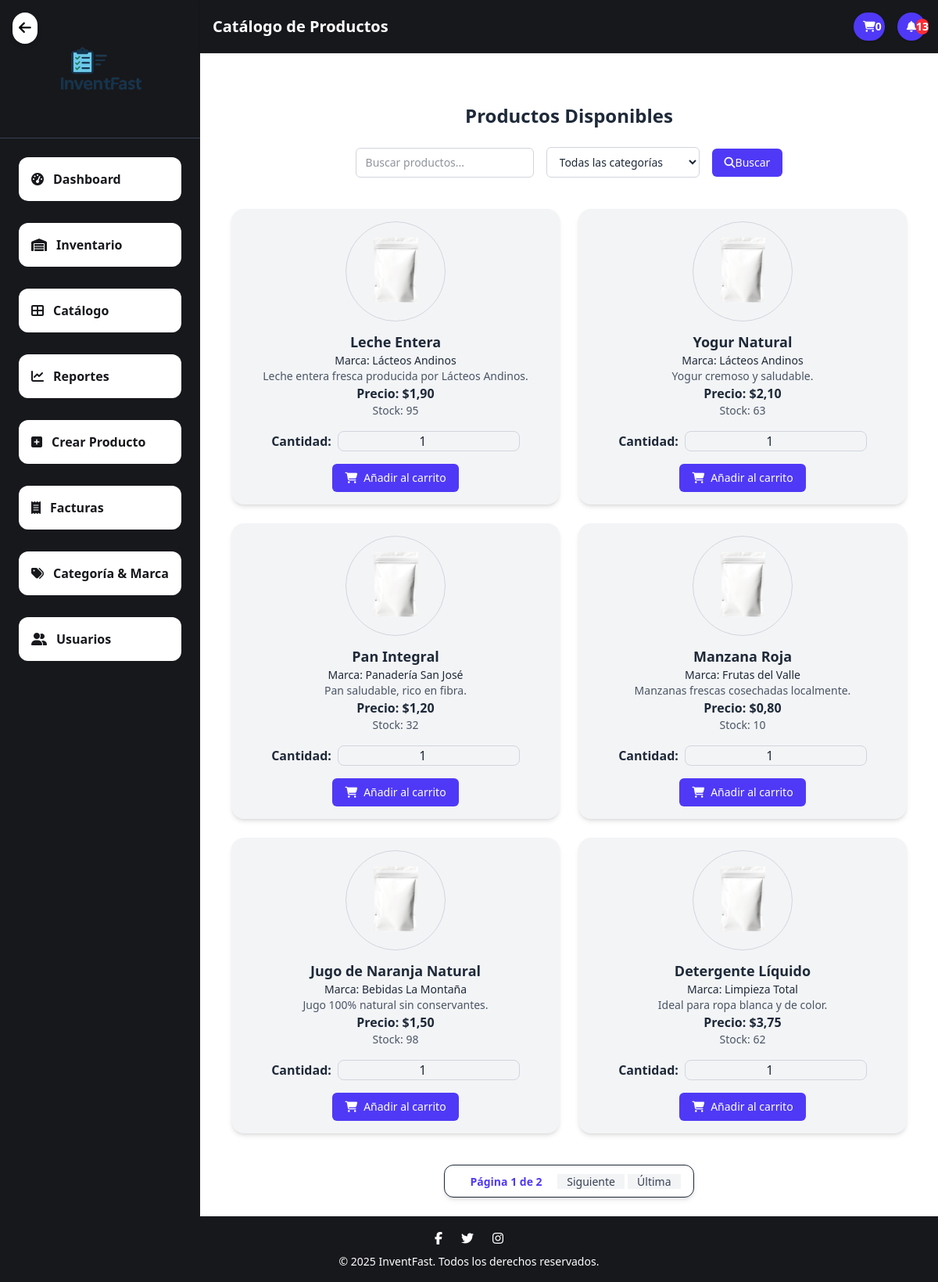
Page /catalog_list/ on the committed database.
### application/core/models.py (models this page shows, shortened)
class Producto(models.Model):
    nombre = models.CharField(max_length=100)
    descripcion = models.TextField(blank=True)
    cantidad = models.PositiveIntegerField(default=0)
    precio = models.DecimalField(max_digits=10, decimal_places=2)
    imagen = models.ImageField(upload_to='productos/',default='product/default.png', blank=True, null=True)
    fecha_ingreso = models.DateField(auto_now_add=True)
    activo = models.BooleanField(default=True)
    categoria = models.ForeignKey(Categoria, on_delete=models.CASCADE, related_name='productos')
    marca = models.ForeignKey(Marca, on_delete=models.CASCADE, null=True, blank=True)
    class Meta:
        unique_together = ('nombre', 'marca')  # <- restricción: nombre + marca únicos

class Marca(models.Model):
    nombre = models.CharField(max_length=100, unique=True)
    activo = models.BooleanField(default=True)

### application/core/views/products.py (the view)
# urls.py: path("catalog_list/", catalogo_view, name="catalog_list"),
def catalogo_view(request):
    query = request.GET.get("q", "").strip()
    categoria_id = request.GET.get("categoria")
    if categoria_id in [None, '', 'None']:
        categoria_id = None
    else:
        categoria_id = int(categoria_id)
    productos_qs = Producto.objects.filter(activo=True)
    productos = list(productos_qs)
    if query:
        query_normalizada = normalizar(query)
        productos = [
            p for p in productos
            if query_normalizada in normalizar(p.nombre)
        ]
    if categoria_id:
        productos = [p for p in productos if p.categoria_id == categoria_id]
    paginator = Paginator(productos, 6)
    page_number = request.GET.get("page")
    page_obj = paginator.get_page(page_number)
    return render(request, 'core/products/catalog_list.html', {
        'productos': page_obj,
        'query': query,
        'categoria_id': categoria_id,
        'categorias': Categoria.objects.all(),
        'is_paginated': page_obj.has_other_pages(),
        'page_obj': page_obj,
    })

### application/core/context_processors.py (called while the page is built)
def notificaciones_context(request):
    notificaciones = []
    productos_bajo_stock = Producto.objects.filter(cantidad__lt=20, activo=True)
    for prod in productos_bajo_stock:
        notificaciones.append(f"⚠️ Stock bajo: {prod.nombre} ({prod.cantidad} unidades)")
    productos_inactivos = Producto.objects.filter(activo=False)
    for prod in productos_inactivos:
        notificaciones.append(f"❌ Producto inactivo: {prod.nombre}")
    hace_2_dias = timezone.now() - timedelta(days=2)
    productos_nuevos = Producto.objects.filter(fecha_ingreso__gte=hace_2_dias)
    for prod in productos_nuevos:
        notificaciones.append(f"🆕 Producto agregado: {prod.nombre}")
    notificaciones.reverse()
    return {"notificaciones": notificaciones}

def carrito_count(request):
    if request.user.is_authenticated:
        carrito = Carrito.objects.filter(usuario=request.user, comprado=False).first()
        if carrito:
            total_items = sum(item.cantidad for item in carrito.items.all())
            return {'carrito_count': total_items}
    return {'carrito_count': 0}

### templates/core/products/catalog_list.html (shortened to what this page needs)
{% extends 'core/base.html' %}
{% load static %}
{% block page_title %}Catálogo de Productos{% endblock %}
{% block content %}
<div class="flex justify-center mt-10 px-4">
    <div class="w-full max-w-6xl">
        <h2 class="text-2xl font-bold text-center mb-6 text-gray-800">Productos Disponibles</h2>
        <form method="get" class="mb-10 flex flex-wrap items-center justify-center gap-4">
            <input type="text" name="q" placeholder="Buscar productos..." value="{{ query }}"
                class="w-[100px] h-10 text-sm px-3 py-2 border border-gray-300 rounded-md focus:outline-none focus:ring-2 focus:ring-indigo-500">
            <select name="categoria"
                class="w-[120px] h-10 text-sm px-3 py-2 border border-gray-300 rounded-md bg-white focus:outline-none focus:ring-2 focus:ring-indigo-500">
                <option value="">Todas las categorías</option>
            </select>
            <button type="submit"
                class="h-10 text-sm px-4 py-2 bg-indigo-600 text-white rounded-md hover:bg-indigo-700">
                <i class="fas fa-search mr-2"></i>Buscar
            </button>
        </form>
        <div class="grid grid-cols-1 sm:grid-cols-2 md:grid-cols-3 gap-6 mt-10">
            {% for producto in productos %}
            <div class="bg-gray-100 rounded-2xl shadow-md p-4 flex flex-col items-center text-center hover:shadow-xl">
                <div class="w-32 h-32 rounded-full overflow-hidden border border-gray-300">
                    <img src="{{ producto.imagen.url }}" alt="{{ producto.nombre }}" class="w-full h-full object-cover">
                </div>
                <p class="text-lg font-semibold text-gray-800 mt-3">{{ producto.nombre }}</p>
                {% if producto.marca %}
                <p class="text-sm text-gray-500">Marca: {{ producto.marca.nombre }}</p>
                {% endif %}
                <p class="text-sm text-gray-600">{{ producto.descripcion|default:"Sin descripción."|truncatechars:80 }}</p>
                <p class="text-green-600 font-bold">Precio: ${{ producto.precio }}</p>
                <p class="text-sm text-gray-600 mb-4">Stock: {{ producto.cantidad }}</p>
                <form class="form-add-to-cart w-full">
                    <div class="flex items-center justify-center gap-2 mb-4">
                        <label for="cantidad_{{ producto.id }}" class="text-xs font-bold">Cantidad:</label>
                        <input type="number" name="cantidad" id="cantidad_{{ producto.id }}" min="1" value="1"
                            class="w-16 px-2 py-1 border border-gray-300 rounded-lg text-center text-xs text-gray-800">
                    </div>
                    <button type="submit"
                        class="block mx-auto flex items-center justify-center gap-2 bg-indigo-600 hover:bg-indigo-700 text-white px-4 py-2 rounded-md text-sm font-medium">
                        <i class="fas fa-shopping-cart"></i><span class="ml-1">Añadir al carrito</span>
                    </button>
                </form>
            </div>
            {% empty %}
            <div class="col-span-full text-center text-gray-500 italic py-6">No hay productos disponibles.</div>
            {% endfor %}
        </div>
        {% if is_paginated %}
        <div class="flex justify-center mt-10">
            <nav class="inline-flex items-center space-x-1 bg-white px-4 py-2 rounded-xl shadow-md border border-gray-200">
                <span class="px-4 py-1.5 text-sm font-semibold text-indigo-600">
                    Página {{ page_obj.number }} de {{ page_obj.paginator.num_pages }}
                </span>
                {% if page_obj.has_next %}
                <a href="?q={{ query }}&categoria={{ categoria_id }}&page={{ page_obj.next_page_number }}" class="px-3 py-1.5 text-sm bg-gray-100 text-gray-700 hover:bg-indigo-100">Siguiente</a>
                <a href="?q={{ query }}&categoria={{ categoria_id }}&page={{ page_obj.paginator.num_pages }}" class="px-3 py-1.5 text-sm bg-gray-100 text-gray-700 hover:bg-indigo-100">Última</a>
                {% endif %}
            </nav>
        </div>
        {% endif %}
    </div>
</div>
{% endblock %}

### rows in the picture
Producto: imagen (placeholder picture), nombre "Leche Entera", marca.nombre "Lácteos Andinos", descripcion "Leche entera fresca producida por Lácteos Andinos.", precio "1,90", cantidad "95", cantidad "1"
Producto: imagen (placeholder picture), nombre "Yogur Natural", marca.nombre "Lácteos Andinos", descripcion "Yogur cremoso y saludable.", precio "2,10", cantidad "63"
Producto: imagen (placeholder picture), nombre "Pan Integral", marca.nombre "Panadería San José", descripcion "Pan saludable, rico en fibra.", precio "1,20", cantidad "32"
Producto: imagen (placeholder picture), nombre "Manzana Roja", marca.nombre "Frutas del Valle", descripcion "Manzanas frescas cosechadas localmente.", precio "0,80", cantidad "10"
Producto: imagen (placeholder picture), nombre "Jugo de Naranja Natural", marca.nombre "Bebidas La Montaña", descripcion "Jugo 100% natural sin conservantes.", precio "1,50", cantidad "98"
Producto: imagen (placeholder picture), nombre "Detergente Líquido", marca.nombre "Limpieza Total", descripcion "Ideal para ropa blanca y de color.", precio "3,75", cantidad "62"

### other values in the picture
{{ carrito_count|default:0 }} "0"
{{ notificaciones|length }} "13"
{{ page_obj.number }} "1"
{{ page_obj.paginator.num_pages }} "2"
